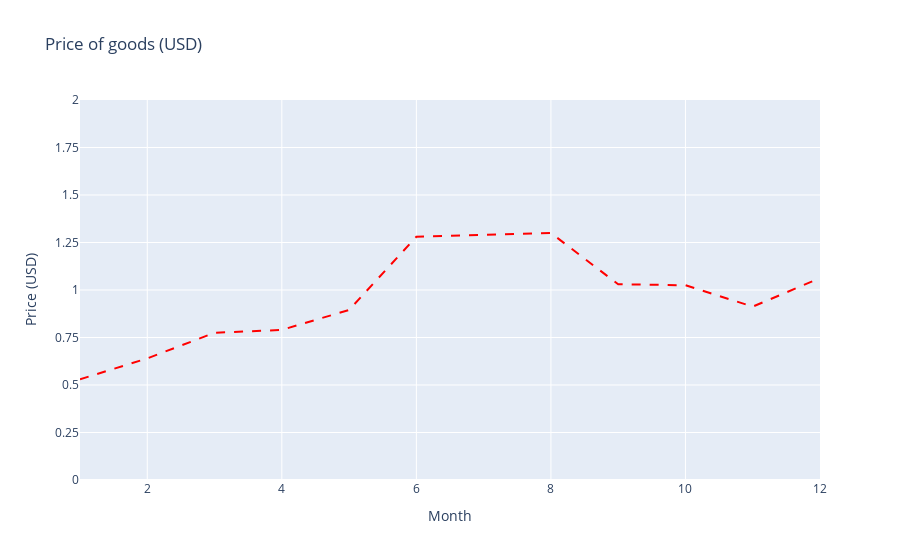

This figure's notebook cell:
### Code cell
fig = go.Figure()
fig.add_trace(go.Scatter(x=df.index, y=df['priceUSD'], mode='lines', line=dict(color='red', dash='dash')))
fig.update_layout(
    title="Price of goods (USD)",
    xaxis=dict(title="Month", tickmode='linear', tick0=0, dtick=2),
    yaxis=dict(title="Price (USD)", tickmode='linear', tick0=0, dtick=0.25, range=[0, 2])
)

### Figure 1 — Plotly figure (JSON) as saved in the notebook; plotly's stock layout.template omitted (floating-point values rounded to 4 significant figures)
{"data": [{"line": {"color": "red", "dash": "dash"}, "mode": "lines", "type": "scatter", "x": [1, 2, 3, 4, 5, 6, 7, 8, 9, 10, 11, 12], "y": [0.53, 0.64, 0.775, 0.79, 0.895, 1.28, 1.29, 1.3, 1.03, 1.025, 0.9125, 1.062]}], "layout": {"autosize": true, "title": {"text": "Price of goods (USD)"}, "xaxis": {"autorange": true, "dtick": 2, "range": [1, 12], "tick0": 0, "tickmode": "linear", "title": {"text": "Month"}, "type": "linear"}, "yaxis": {"dtick": 0.25, "range": [0, 2], "tick0": 0, "tickmode": "linear", "title": {"text": "Price (USD)"}, "type": "linear"}}}
